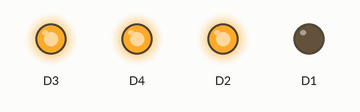
This sketch was run on a simulated ESP8266 (NodeMCU). On the bench: output pins drawn as LEDs (lit = HIGH).

Above: at 0.1 s.
At 2.1 s:
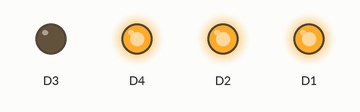
At 5.1 s:
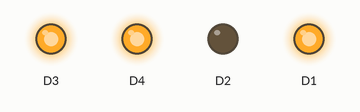
At 7.1 s:
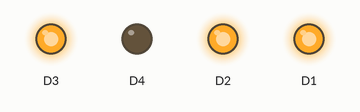
At 15.6 s:
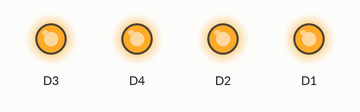
Timing chart, 0 to 17.1 s (numbered marks = the images above):
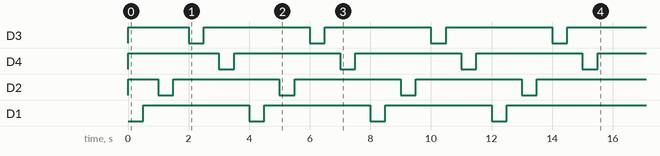

The sketch:

RelayBox.ino
```cpp
void setup()
{
   pinMode(D1, OUTPUT);
   digitalWrite(D1, HIGH);
   pinMode(D2, OUTPUT);
   digitalWrite(D2, HIGH);
   pinMode(D3, OUTPUT);
   digitalWrite(D3, HIGH);
   pinMode(D4, OUTPUT);
   digitalWrite(D4, HIGH);

   for(int i=0; i<=3; i++)
   {
     digitalWrite(D1, LOW);
     delay(500);
     digitalWrite(D1, HIGH);
     delay(500);
     digitalWrite(D2, LOW);
     delay(500);
     digitalWrite(D2, HIGH);
     delay(500);
     digitalWrite(D3, LOW);
     delay(500);
     digitalWrite(D3, HIGH);
     delay(500);
     digitalWrite(D4, LOW);
     delay(500);
     digitalWrite(D4, HIGH);
     delay(500);
   }
}

void loop()
{

}
```
